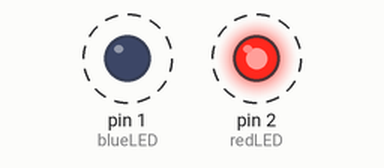
This sketch was run on a simulated Arduino Uno, built with avr-gcc and run on an emulated ATmega328P. Shown: output pins drawn as LEDs (lit = HIGH). Dashed ring = blinking.

Above: at 0.5 s.
Timing chart, 0 to 4.6 s (numbered marks = the images above):
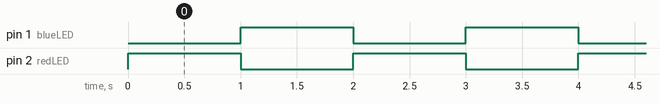

The sketch:

blinking_cop_lights.ino
```cpp
// C++ code
//

const int redLED = 2;
const int blueLED = 1;
void setup()
{
  pinMode(redLED, OUTPUT);
  pinMode(blueLED, OUTPUT);
}

void loop()
{
  digitalWrite(redLED, HIGH);
  digitalWrite(blueLED, LOW);
  delay(1000); // Wait for 1000 millisecond(s)
  digitalWrite(redLED, LOW);
  digitalWrite(blueLED, HIGH);
  delay(1000); // Wait for 1000 millisecond(s)
}
```

Measured:
- by itself, pin 1 (blueLED), pin 2 (redLED): alternates HIGH for 1.0 s and LOW for 1.0 s
